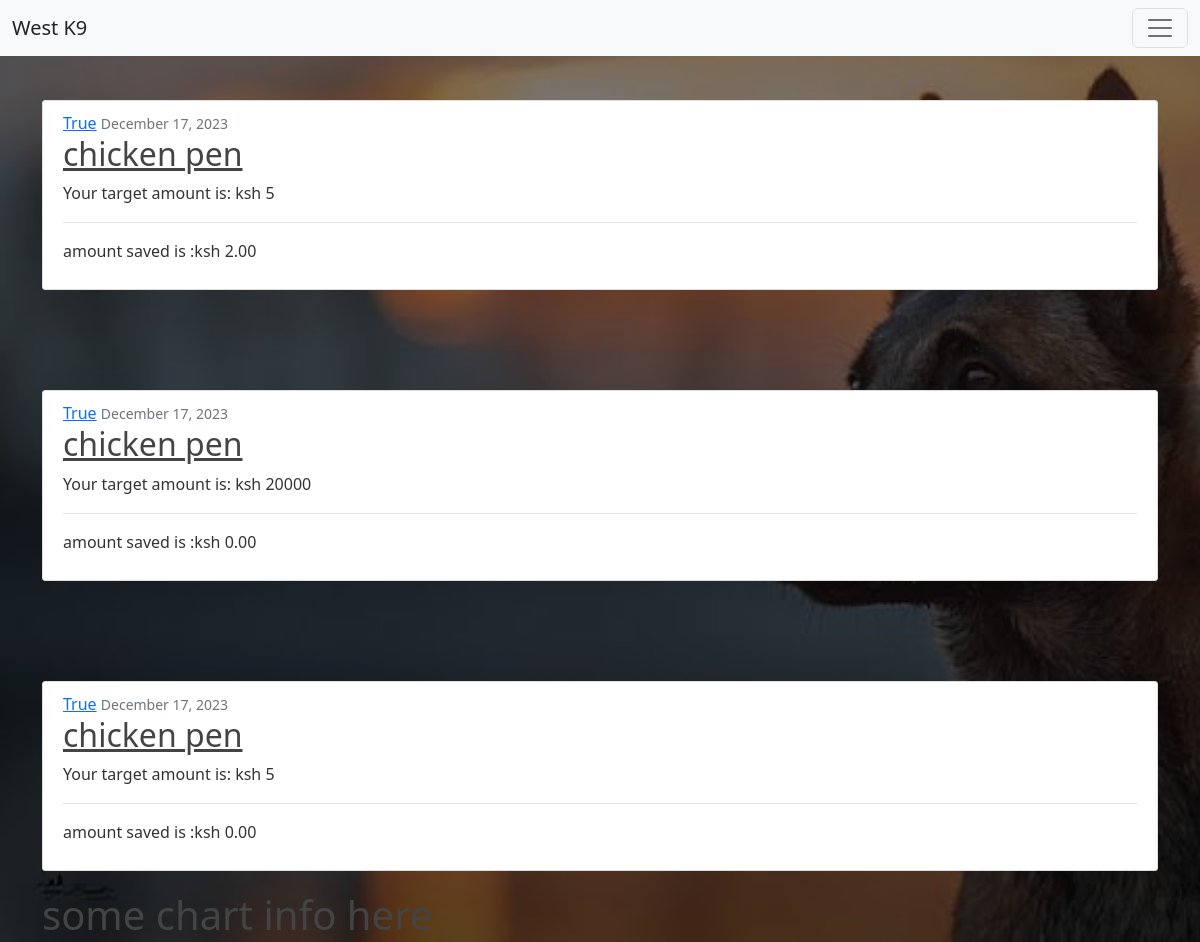
Before: /savings/ (signed in) with the older database file.
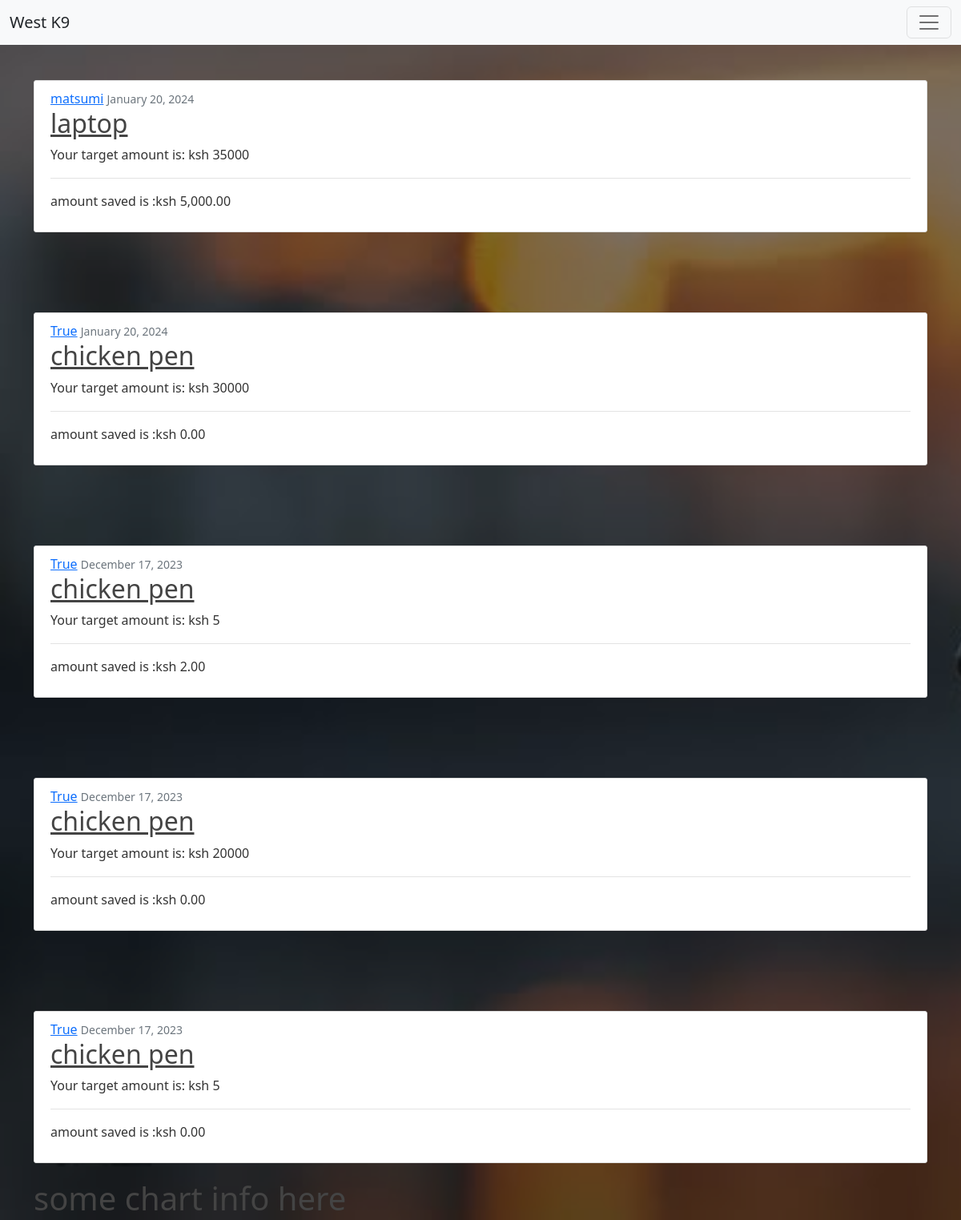
After: the same page with the newer database file.
### finance/models.py (models this page shows, shortened)
class Savings(models.Model):
    user = models.ForeignKey(CustomUser, on_delete=models.CASCADE)
    goal = models.CharField(max_length=30, blank=False)
    target_amount = models.IntegerField(blank=False, default=0)
    amount_saved = models.IntegerField()
    date_saved = models.DateTimeField(default=timezone.now)

### users/models.py (models this page shows, shortened)
class CustomUser(AbstractBaseUser, PermissionsMixin):
    username = models.CharField(max_length=30, blank=False)
    email = models.EmailField("email address", unique=True)
    is_staff = models.BooleanField(default=False)
    is_active = models.BooleanField(default=True)
    date_joined = models.DateTimeField(default=timezone.now)
    is_approved = models.BooleanField(default=False)
    USERNAME_FIELD = "email"
    REQUIRED_FIELDS = ['username']
    objects = CustomUserManager()
    def __str__(self):
        return self.username

### finance/views.py (the view)
# urls.py: path('savings/', SavingListView.as_view(), name='saving-list'),
class SavingListView(LoginRequiredMixin, ListView):
    model = Savings
    template_name = 'finance/savings.html'
    context_object_name = 'savings_list'
    ordering = ['-date_saved']

### finance/templates/finance/savings.html (shortened to what this page needs)
{% extends "finance/base.html" %}
{% load humanize %}
{% block content %}
    {% for saving in savings_list %}
        <article class="media content-section" style="margin-top: 100px;">
            <div class="media-body">
                <div class="flex article-metadata">
                    <a class="mr-2" href="#">{{ saving.user }}</a>
                    <small class="text-muted">{{ saving.date_saved|date:"F d, Y" }}</small>
                    <h2><a class="article-title" href="{%  url 'saving-detail' saving.id %}">{{ saving.goal }}</a></h2>
                    <p class="text-small"> Your target amount is: ksh {{saving.target_amount}} </p>
                </div>
                 amount saved is :ksh  {{ saving.amount_saved|floatformat:2|intcomma }}
            </div>
        </article>
    {% endfor %}
{% endblock %}

Changed rows visible on the page:
added Savings: user "matsumi", date_saved "January 20, 2024", goal "laptop", target_amount "35000", amount_saved "5,000.00"
added Savings: user "True", date_saved "January 20, 2024", goal "chicken pen", target_amount "30000", amount_saved "0.00"
